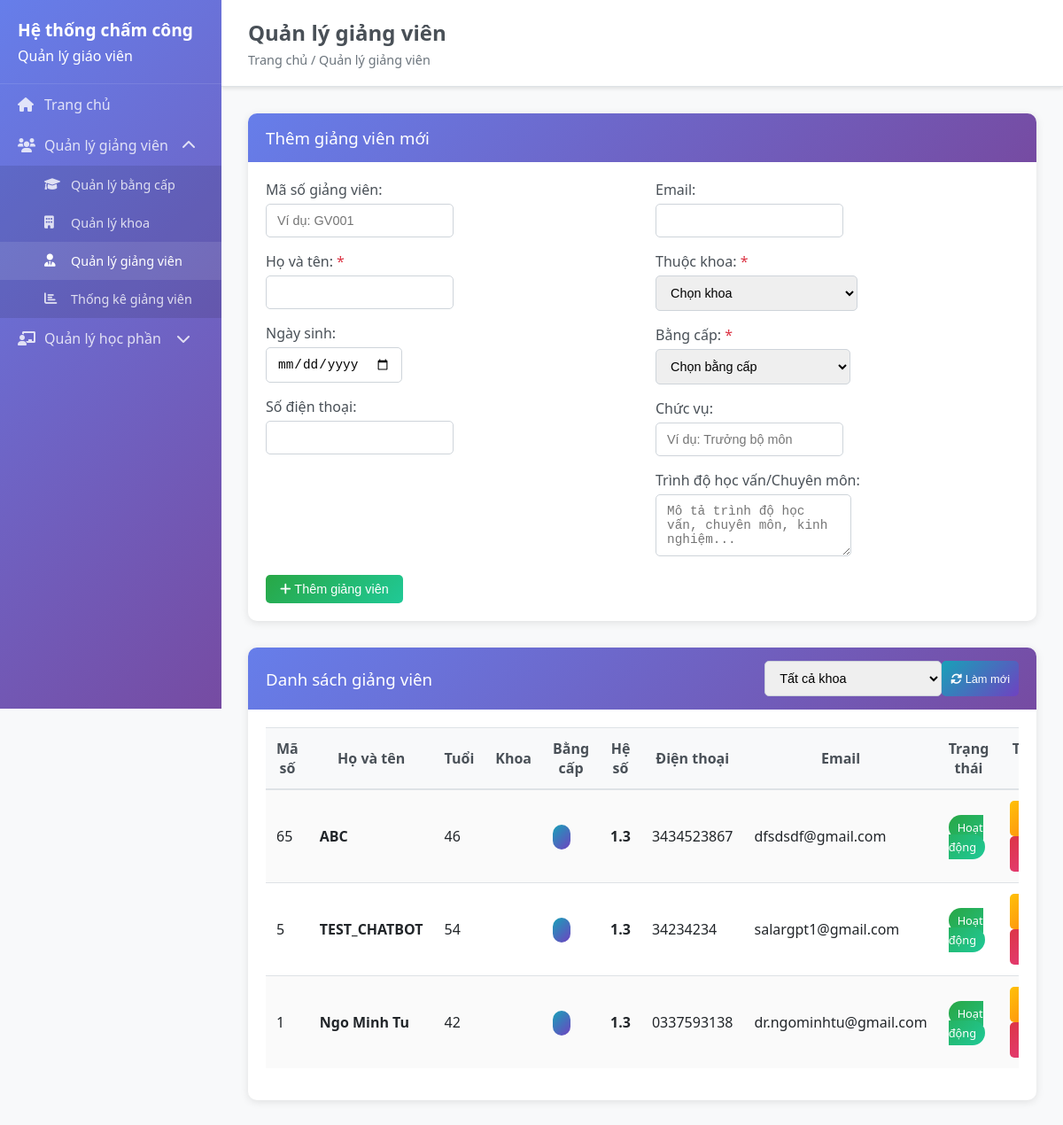
The page /teachers on the database its author committed.
### backend/models/teacher.py (models this page shows, shortened)
class Teacher(BaseModel):
    __tablename__ = 'teachers'
    employee_code = db.Column(db.String(20), unique=True, nullable=True)
    name = db.Column(db.String(100), nullable=False)
    phone = db.Column(db.String(15), nullable=True)
    email = db.Column(db.String(100), unique=True, nullable=True)
    department = db.Column(db.String(100), nullable=True)
    degree_level = db.Column(db.String(20), default='dai_hoc')
    birth_date = db.Column(db.Date, nullable=True)
    department_id = db.Column(db.Integer, db.ForeignKey('departments.id'), nullable=True, default=1)
    degree_id = db.Column(db.Integer, db.ForeignKey('degrees.id'), nullable=True, default=1)
    position = db.Column(db.String(100), nullable=True)
    qualifications = db.Column(db.String(200), nullable=True)
    academic_rank = db.Column(db.String(50), nullable=True)
    employee_type = db.Column(db.String(20), default='lecturer')
    base_salary = db.Column(db.Numeric(12, 2), default=0)
    hourly_rate = db.Column(db.Numeric(10, 2), default=100000)
    teacher_coefficient = db.Column(db.Numeric(3, 2), default=1.3)
    teacher_coefficient_override = db.Column(db.Numeric(3, 2), nullable=True)
    is_active = db.Column(db.Boolean, default=True)
    hire_date = db.Column(db.DateTime, nullable=True)
    @property
    def effective_teacher_coefficient(self):
        if self.teacher_coefficient_override:
            return float(self.teacher_coefficient_override)
        elif self.teacher_coefficient:
            return float(self.teacher_coefficient)
        else:
            return 1.3
    @property
    def age(self):
        if self.birth_date:
            today = datetime.now().date()
            return today.year - self.birth_date.year - ((today.month, today.day) < (self.birth_date.month, self.birth_date.day))
        return None

### backend/app.py (the view)
@app.route('/teachers')
def teachers():
    try:
        print("=== Loading Teachers Page ===")
        print(f"Degree in globals: {'Degree' in globals()}")
        print(f"Department in globals: {'Department' in globals()}")
        print(f"Teacher in globals: {'Teacher' in globals()}")
        teachers_list = []
        departments_list = []
        degrees_list = []
        try:
            from models.teacher import Teacher as TeacherModel
            teachers_list = TeacherModel.query.filter_by(is_active=True).order_by(TeacherModel.created_at.desc()).all()
            print(f"✓ Found {len(teachers_list)} teachers")
        except Exception as e:
            print(f"✗ Error loading teachers: {e}")
        try:
            from models.Department import Department as DepartmentModel
            departments_list = DepartmentModel.query.filter_by(is_active=True).order_by(DepartmentModel.name).all()
            print(f"✓ Found {len(departments_list)} departments:")
            for dept in departments_list:
                print(f"   - ID: {dept.id}, Name: {dept.name}, Code: {dept.code}")
        except Exception as e:
            print(f"✗ Error loading departments: {e}")
            import traceback
            traceback.print_exc()
        try:
            from models.degree import Degree as DegreeModel
            degrees_list = DegreeModel.query.filter_by(is_active=True).order_by(DegreeModel.coefficient).all()
            print(f"✓ Found {len(degrees_list)} degrees:")
            for degree in degrees_list:
                print(f"   - ID: {degree.id}, Name: {degree.name}, Coeff: {degree.coefficient}")
        except Exception as e:
            print(f"✗ Error loading degrees: {e}")
            import traceback
            traceback.print_exc()
        print(f"=== Rendering with {len(teachers_list)} teachers, {len(departments_list)} departments, {len(degrees_list)} degrees ===")
        return render_template('teachers.html',
                             teachers=teachers_list,
                             departments=departments_list,
                             degrees=degrees_list)
    except Exception as e:
        print(f"✗ Error in teachers route: {e}")
        import traceback
        traceback.print_exc()
        return render_template('teachers.html', teachers=[], departments=[], degrees=[])

### frontend/templates/teachers.html (shortened to what this page needs)
<!DOCTYPE html>
<html lang="en">
<head>
    <link rel="stylesheet" href="{{ url_for('static', filename='css/style.css') }}">
</head>
<body>
    {% extends "base.html" %}
    {% block page_title %}Quản lý giảng viên{% endblock %}
    {% block breadcrumb %}Trang chủ / Quản lý giảng viên{% endblock %}
    {% block content %}
    <div class="card">
        <div class="card-header">
            <h3>Thêm giảng viên mới</h3>
        </div>
        <div class="card-body">
            <form id="teacher-form">
                <div class="row">
                    <div class="col-md-6">
                        <div class="form-group">
                            <label for="teacher-employee-code">Mã số giảng viên:</label>
                            <input type="text" id="teacher-employee-code" name="employee_code" class="form-control" placeholder="Ví dụ: GV001">
                        </div>
                        <div class="form-group">
                            <label for="teacher-name">Họ và tên: <span class="text-danger">*</span></label>
                            <input type="text" id="teacher-name" name="name" class="form-control" required>
                        </div>
                        <div class="form-group">
                            <label for="teacher-birth-date">Ngày sinh:</label>
                            <input type="date" id="teacher-birth-date" name="birth_date" class="form-control">
                        </div>
                        <div class="form-group">
                            <label for="teacher-phone">Số điện thoại:</label>
                            <input type="tel" id="teacher-phone" name="phone" class="form-control">
                        </div>
                    </div>
                    <div class="col-md-6">
                        <div class="form-group">
                            <label for="teacher-email">Email:</label>
                            <input type="email" id="teacher-email" name="email" class="form-control">
                        </div>
                        <div class="form-group">
                            <label for="teacher-department">Thuộc khoa: <span class="text-danger">*</span></label>
                            <select id="teacher-department" name="department_id" class="form-control" required>
                                <option value="">Chọn khoa</option>
                            </select>
                        </div>
                        <div class="form-group">
                            <label for="teacher-degree">Bằng cấp: <span class="text-danger">*</span></label>
                            <select id="teacher-degree" name="degree_id" class="form-control" required>
                                <option value="">Chọn bằng cấp</option>
                            </select>
                        </div>
                        <div class="form-group">
                            <label for="teacher-position">Chức vụ:</label>
                            <input type="text" id="teacher-position" name="position" class="form-control" placeholder="Ví dụ: Trưởng bộ môn">
                        </div>
                        <div class="form-group">
                            <label for="teacher-qualifications">Trình độ học vấn/Chuyên môn:</label>
                            <textarea id="teacher-qualifications" name="qualifications" class="form-control" rows="3" placeholder="Mô tả trình độ học vấn, chuyên môn, kinh nghiệm..."></textarea>
                        </div>
                    </div>
                </div>
                <button type="submit" class="btn btn-success" id="submit-btn">
                    <i class="fas fa-plus"></i> Thêm giảng viên
                </button>
            </form>
        </div>
    </div>
    <div class="card">
        <div class="card-header d-flex justify-content-between align-items-center">
            <h3>Danh sách giảng viên</h3>
            <div class="d-flex">
                <select id="filter-department" class="form-control mr-2" style="width: 200px;">
                    <option value="">Tất cả khoa</option>
                </select>
                <button class="btn btn-info btn-sm" onclick="refreshTeachersList()">
                    <i class="fas fa-sync-alt"></i> Làm mới
                </button>
            </div>
        </div>
        <div class="card-body">
            <div class="table-responsive">
                <table class="table table-striped" id="teachers-table">
                    <thead>
                        <tr>
                            <th>Mã số</th>
                            <th>Họ và tên</th>
                            <th>Tuổi</th>
                            <th>Khoa</th>
                            <th>Bằng cấp</th>
                            <th>Hệ số</th>
                            <th>Điện thoại</th>
                            <th>Email</th>
                            <th>Trạng thái</th>
                            <th>Thao tác</th>
                        </tr>
                    </thead>
                    <tbody>
                        {% for teacher in teachers %}
                        <tr>
                            <td>{{ teacher.employee_code or '-' }}</td>
                            <td><strong>{{ teacher.name }}</strong></td>
                            <td>{{ teacher.age or '-' }}</td>
                            <td>{{ teacher.department_abbreviation }}</td>
                            <td><span class="badge badge-info">{{ teacher.degree_abbreviation }}</span></td>
                            <td><strong>{{ "%.1f"|format(teacher.effective_teacher_coefficient) }}</strong></td>
                            <td>{{ teacher.phone or '-' }}</td>
                            <td>{{ teacher.email or '-' }}</td>
                            <td>
                                <span class="badge badge-{{ 'success' if teacher.is_active else 'secondary' }}">
                                    {{ 'Hoạt động' if teacher.is_active else 'Ngưng' }}
                                </span>
                            </td>
                            <td>
                                <button class="btn btn-warning btn-sm" onclick="editTeacher({{ teacher.id }})">
                                </button>
                                <button class="btn btn-danger btn-sm" onclick="deleteTeacher({{ teacher.id }})">
                                </button>
                            </td>
                        </tr>
                        {% else %}
                        <tr>
                            <td colspan="10" class="text-center">Chưa có giảng viên nào</td>
                        </tr>
                        {% endfor %}
                    </tbody>
                </table>
            </div>
        </div>
    </div>
    {% endblock %}

### frontend/static/css/style.css (style rules this page uses)
* { margin: 0; padding: 0; box-sizing: border-box; }
body { font-family: 'Segoe UI', Tahoma, Geneva, Verdana, sans-serif; background-color: #f8f9fa; color: #333; }
.card { background: white; border-radius: 10px; box-shadow: 0 2px 10px rgba(0,0,0,0.1); margin-bottom: 30px; border: none; }
.card-header { background: linear-gradient(135deg, #667eea 0%, #764ba2 100%); color: white; padding: 15px 20px; border-radius: 10px 10px 0 0; border-bottom: none; }
.card-header h3, .card-header h5 { margin: 0; font-weight: 500; }
.card-body { padding: 20px; }
.form-group { margin-bottom: 1rem; }
.form-group label { font-weight: 500; margin-bottom: 5px; display: block; color: #495057; }
.form-control { border: 1px solid #ced4da; border-radius: 5px; padding: 10px 12px; font-size: 0.9rem; transition: all 0.3s ease; }
.btn { border-radius: 5px; padding: 8px 16px; font-size: 0.9rem; font-weight: 500; border: none; cursor: pointer; transition: all 0.3s ease; text-decoration: none; display: inline-block; }
.btn-success { background: linear-gradient(135deg, #28a745, #20c997); color: white; }
.btn-warning { background: linear-gradient(135deg, #ffc107, #fd7e14); color: white; }
.btn-danger { background: linear-gradient(135deg, #dc3545, #e83e8c); color: white; }
.btn-info { background: linear-gradient(135deg, #17a2b8, #6f42c1); color: white; }
.btn-sm { padding: 5px 10px; font-size: 0.8rem; }
.table { width: 100%; margin-bottom: 1rem; color: #212529; border-collapse: collapse; }
.table th, .table td { padding: 12px; vertical-align: middle; border-top: 1px solid #dee2e6; }
.table thead th { background-color: #f8f9fa; border-bottom: 2px solid #dee2e6; font-weight: 600; color: #495057; }
.table-striped tbody tr:nth-of-type(odd) { background-color: rgba(0,0,0,0.02); }
.table-responsive { overflow-x: auto; }
.badge { padding: 5px 10px; border-radius: 20px; font-size: 0.8rem; font-weight: 500; }
.badge-info { background: linear-gradient(135deg, #17a2b8, #6f42c1); color: white; }
.badge-success { background: linear-gradient(135deg, #28a745, #20c997); color: white; }
.text-danger { color: #dc3545; }
.d-flex { display: flex; }
.justify-content-between { justify-content: space-between; }
.align-items-center { align-items: center; }
.row { display: flex; flex-wrap: wrap; margin: 0 -15px; }
.col-md-3, .col-md-4, .col-md-6, .col-md-8, .col-12 { padding: 0 15px; }
.col-md-6 { flex: 0 0 50%; max-width: 50%; }

### rows shown on the page
Teacher: employee_code "65", name "ABC", birth_date "46", effective_teacher_coefficient "1.3", phone "3434523867", email "dfsdsdf@gmail.com", is_active "Hoạt động"
Teacher: employee_code "5", name "TEST_CHATBOT", birth_date "54", effective_teacher_coefficient "1.3", phone "34234234", email "salargpt1@gmail.com", is_active "Hoạt động"
Teacher: employee_code "1", name "Ngo Minh Tu", birth_date "42", effective_teacher_coefficient "1.3", phone "0337593138", email "dr.ngominhtu@gmail.com", is_active "Hoạt động"
